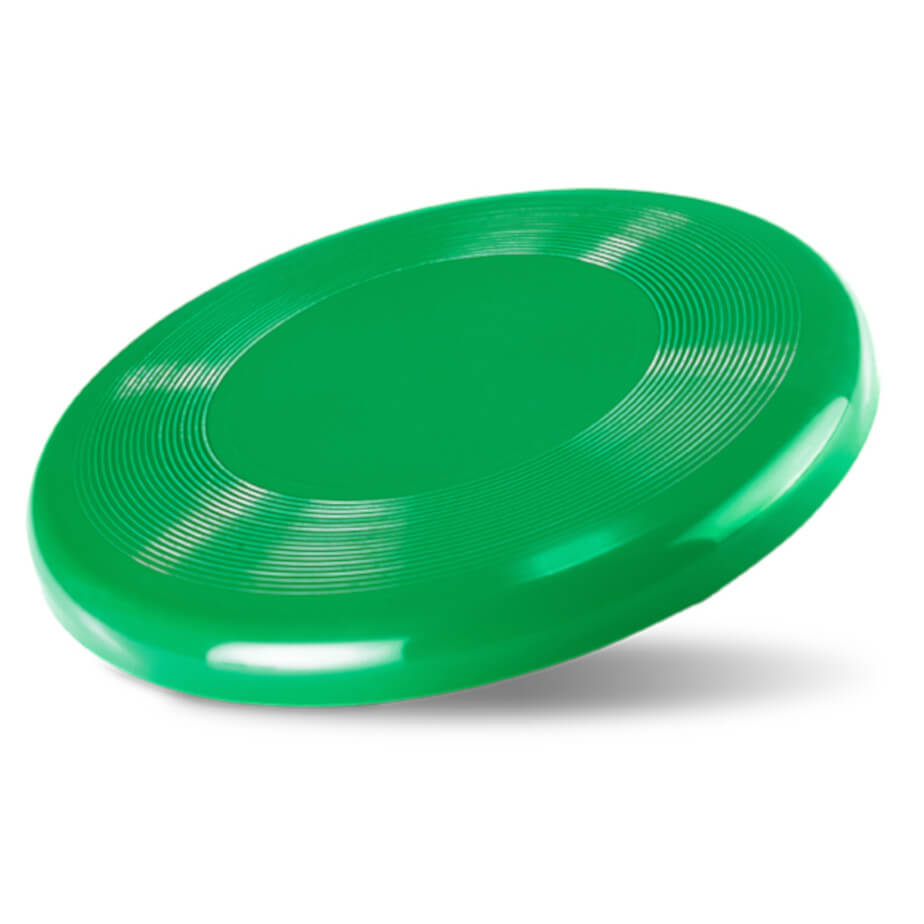
#> input picture media/frisbee.png, 924 x 924 px
$ python 07-edge_detection.py
#> lines starting #> are read from the running program, lines starting #| are printed output that depends on the picture; after the words box and inside, x2 and y2 are one past the last pixel; in counts of white or black regions, pixels touching at a corner belong together
import cv2
import matplotlib.pyplot as plt

# read image
image = cv2.imread("media/frisbee.png")
#> image is the input picture: shape (924, 924, 3); mean B, G, R 189.5, 218.7, 161.3

# convert to grayscale
gray = cv2.cvtColor(image, cv2.COLOR_BGR2GRAY)
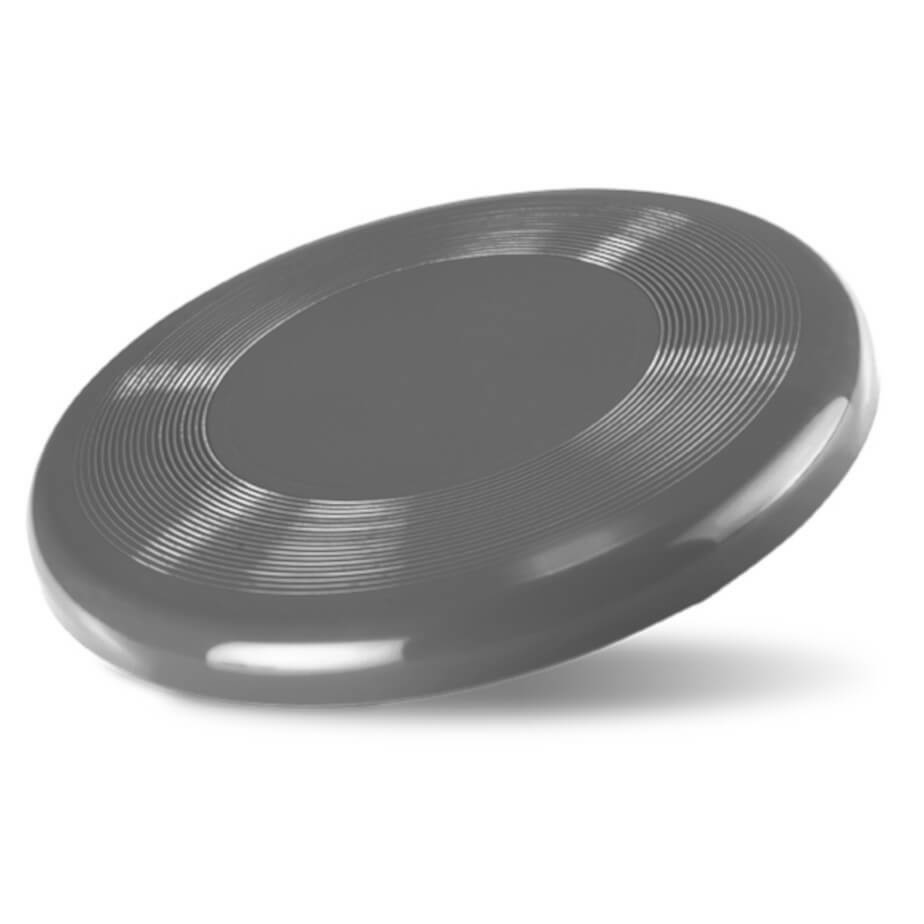
#> gray: shape (924, 924); min 72, max 255, mean 198.2

# perform the canny edge detector to detect image edges
edges = cv2.Canny(gray, threshold1=30, threshold2=100)
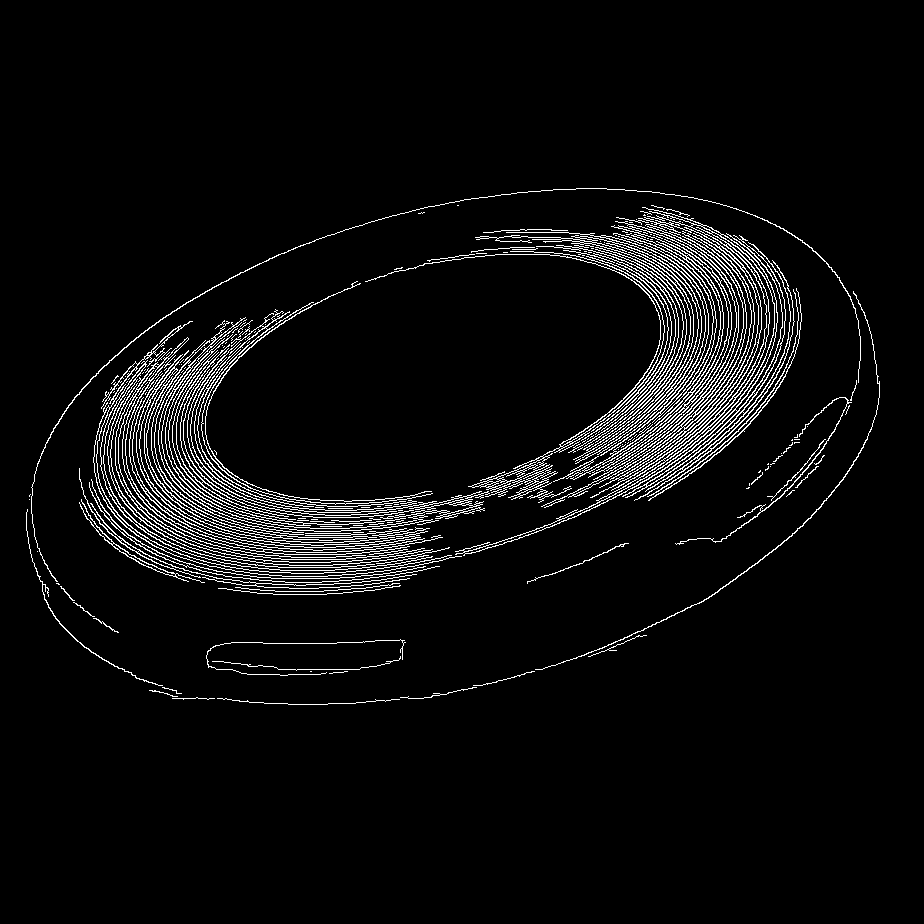
#> edges: shape (924, 924); 4.8% white in thin lines or dots, all inside (x1, y1, x2, y2) = (26, 188, 880, 705)

# plt.imshow(edges, cmap="gray")
# plt.imshow(gray, cmap="gray")

cv2.imshow('edges', edges)
cv2.imshow('gray', gray)
cv2.waitKey(0)

$ run again, with media/large_group.jpg saved as media/frisbee.png
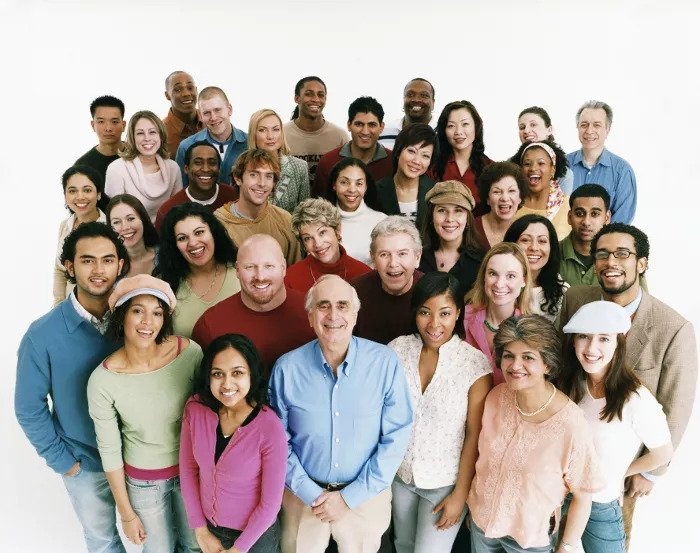
#> input picture media/large_group.jpg, 700 x 553 px
#> image is the input picture: shape (553, 700, 3); mean B, G, R 161.5, 167.2, 177.3
#> `gray = cv2.cvtColor(image, cv2.COLOR_BGR2GRAY)`:
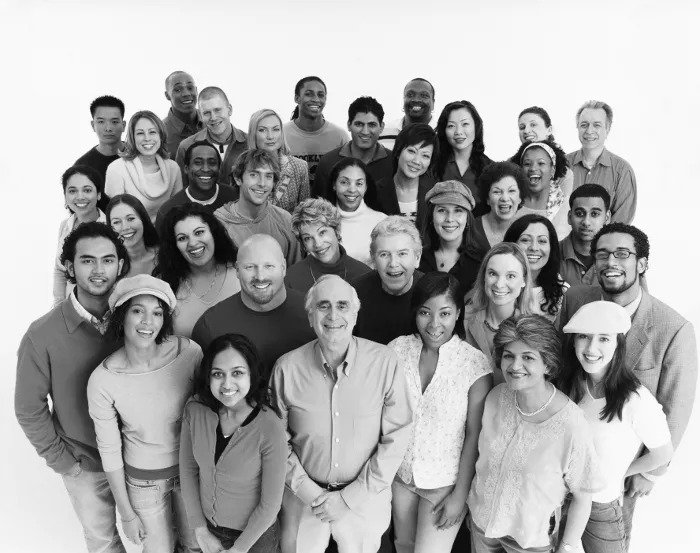
#> gray: shape (553, 700); min 0, max 255, mean 169.6
#> `edges = cv2.Canny(gray, threshold1=30, threshold2=100)`:
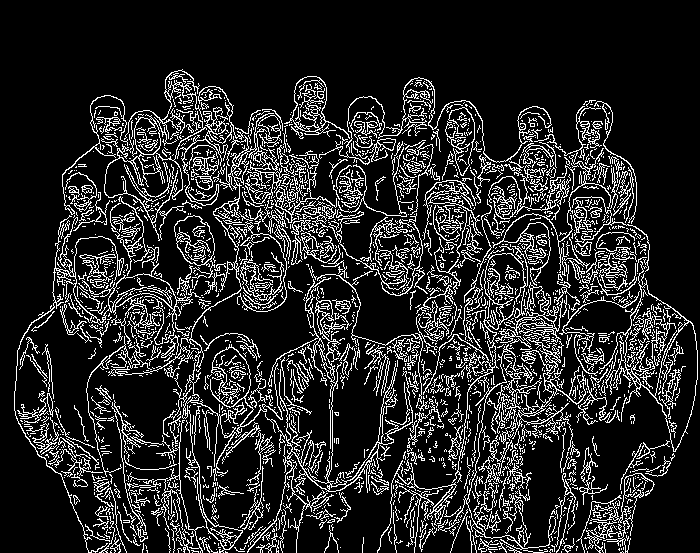
#> edges: shape (553, 700); 15.5% white in thin lines or dots, all inside (x1, y1, x2, y2) = (14, 69, 698, 553)
